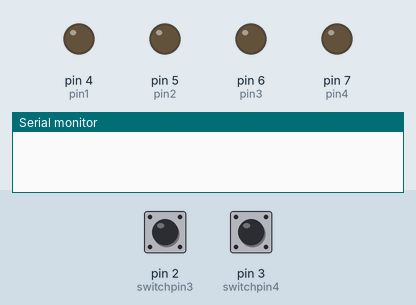
Recording of a sketch running on a simulated Arduino Uno, built with avr-gcc and run on an emulated ATmega328P. Shown: output pins drawn as LEDs (lit = HIGH), the last lines printed to the serial monitor. Inputs (shaded band) come from the test bench; at power-on: pin 2 (switchpin3) LOW, pin 3 (switchpin4) LOW.

Above: at 1.2 s.
1.3 s: pin 2 (switchpin3) pulled HIGH for 0.15 s
At 2.0 s:
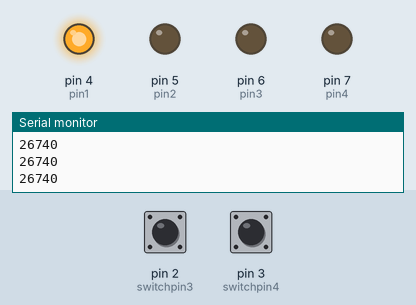
2.9 s: pin 3 (switchpin4) pulled HIGH for 0.15 s
At 3.3 s:
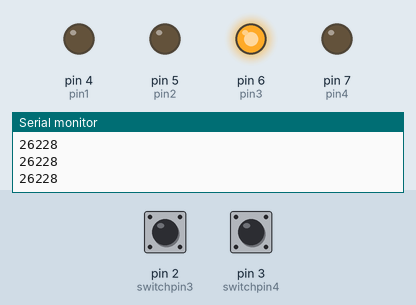
4.5 s: pin 2 (switchpin3) pulled HIGH for 1 s
At 5.7 s:
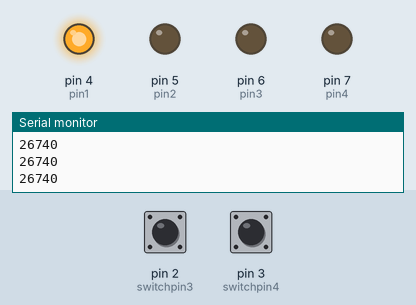
7.0 s: pin 3 (switchpin4) pulled HIGH for 1 s
At 7.6 s:
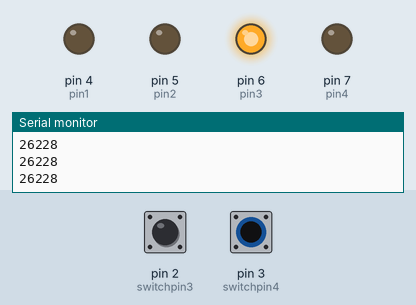
9.5 s: pin 2 (switchpin3) driven HIGH and pin 3 (switchpin4) driven HIGH
At 9.59 s:
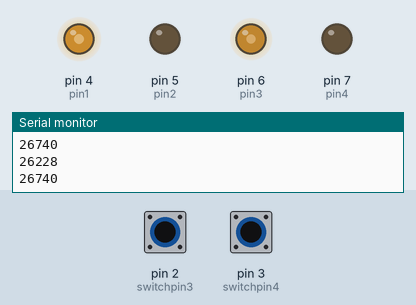
12.5 s: pin 2 (switchpin3) driven LOW
Timing chart, 0 to 15.0 s (numbered marks = the images above; inputs shaded):
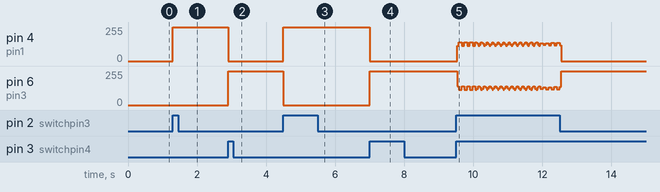

The sketch:

ROBOCAR.ino
```cpp
 const int pin1=4, pin2=5, pin3=6,pin4=7;
 const int switchpin1=0,switchpin2=1,switchpin3=2,switchpin4=3;
 int switchstate1=0,switchstate2=0,switchstate3=0,switchstate4=0;

 void setup() {
  pinMode(pin1,OUTPUT);
  pinMode(pin2,OUTPUT);
  pinMode(pin3,OUTPUT);
  pinMode(pin4,OUTPUT);
  pinMode(switchpin1,INPUT);
  pinMode(switchpin2,INPUT);
  pinMode(switchpin3,INPUT);
  pinMode(switchpin4,INPUT);
  Serial.begin(9600);
 }

void loop() {
  switchstate1=digitalRead(switchpin1);
  switchstate2=digitalRead(switchpin2);
  switchstate3=digitalRead(switchpin3);
  switchstate4=digitalRead(switchpin4);
{
  if (switchstate1==HIGH)
  {
    Serial.println('forward');
    digitalWrite(pin1,HIGH);
    digitalWrite(pin2,LOW);
    digitalWrite(pin3,HIGH);
    digitalWrite(pin4,LOW);
  }
  if (switchstate2==HIGH)
  {
    Serial.println('reverse');
    digitalWrite(pin1,LOW);
    digitalWrite(pin2,HIGH);
    digitalWrite(pin3,LOW);
    digitalWrite(pin4,HIGH);
  }
  if (switchstate3==HIGH)
  {
    Serial.println('right');
    digitalWrite(pin1,HIGH);
    digitalWrite(pin2,LOW);
    digitalWrite(pin3,LOW);
    digitalWrite(pin4,LOW);
  }
  if (switchstate4==HIGH)
  {
    Serial.println('left');
    digitalWrite(pin1,LOW);
    digitalWrite(pin2,LOW);
    digitalWrite(pin3,HIGH);
    digitalWrite(pin4,LOW);
  }
  else{
    if (switchstate1==HIGH)
  {
    Serial.println('stop');
    digitalWrite(pin1,LOW);
    digitalWrite(pin1,LOW);
    digitalWrite(pin1,LOW);
    digitalWrite(pin1,LOW);
  }
  }
}
}
```

Measured:
- after the input at 1.3 s, pin 4 (pin1): 0/255 → 255/255 at once
- after the input at 2.9 s, pin 4 (pin1): 255/255 → 0/255 at once; pin 6 (pin3): 0/255 → 255/255 at once
- after the input at 4.5 s, pin 4 (pin1): 0/255 → 255/255 at once; pin 6 (pin3): 255/255 → 0/255 at once
- after the input at 7.0 s, pin 4 (pin1): 255/255 → 0/255 at once; pin 6 (pin3): 0/255 → 255/255 at once
